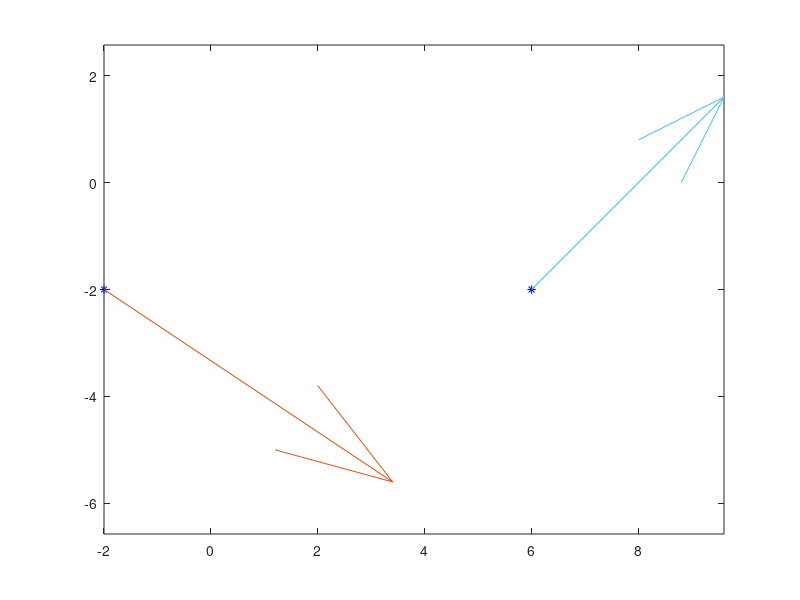

Here is the MATLAB script that generated this plot: (Note: this script raises an error after producing the figure.)
clear

px = [-2 6];
py = [-2 -2];
vx = [6 4];
vy = [-4 4];

plot(px, py, '*', 'color','b');
axis equal
hold on
quiver(px(1), py(1), vx(1), vy(1));
quiver(px(2), py(2), vx(2), vy(2));

t1 = 0; t2 = 1;

syms t a3 a2 a1 a0 b3 b2 b1 b0
x(t) = a3*t^3 + a2*t^2 + a1*t + a0;
xd(t) = diff(x,t);
e = [x(t1) == px(1), x(t2) == px(2), xd(t1) == vx(1), xd(t2) == vx(2)];
m = solve(e,[a3 a2 a1 a0]);
cx(t) = subs(x, [a3 a2 a1 a0], [m.a3 m.a2 m.a1 m.a0]);

y(t) = b3 * t^3 + b2 * t^2 + b1 * t + b0;
yd(t) = diff(y,t);
e = [y(t1) == py(1), y(t2)==py(2), yd(t1) == vy(1), yd(t2) ==vy(2)];
m =  solve(e, [b3 b2 b1 b0]);

cy(t) = subs(y, [b3 b2 b1 b0], [m.b3 m.b2 m.b1 m.b0]);

fplot(cx, cy, [t1 t2], 'color','r');